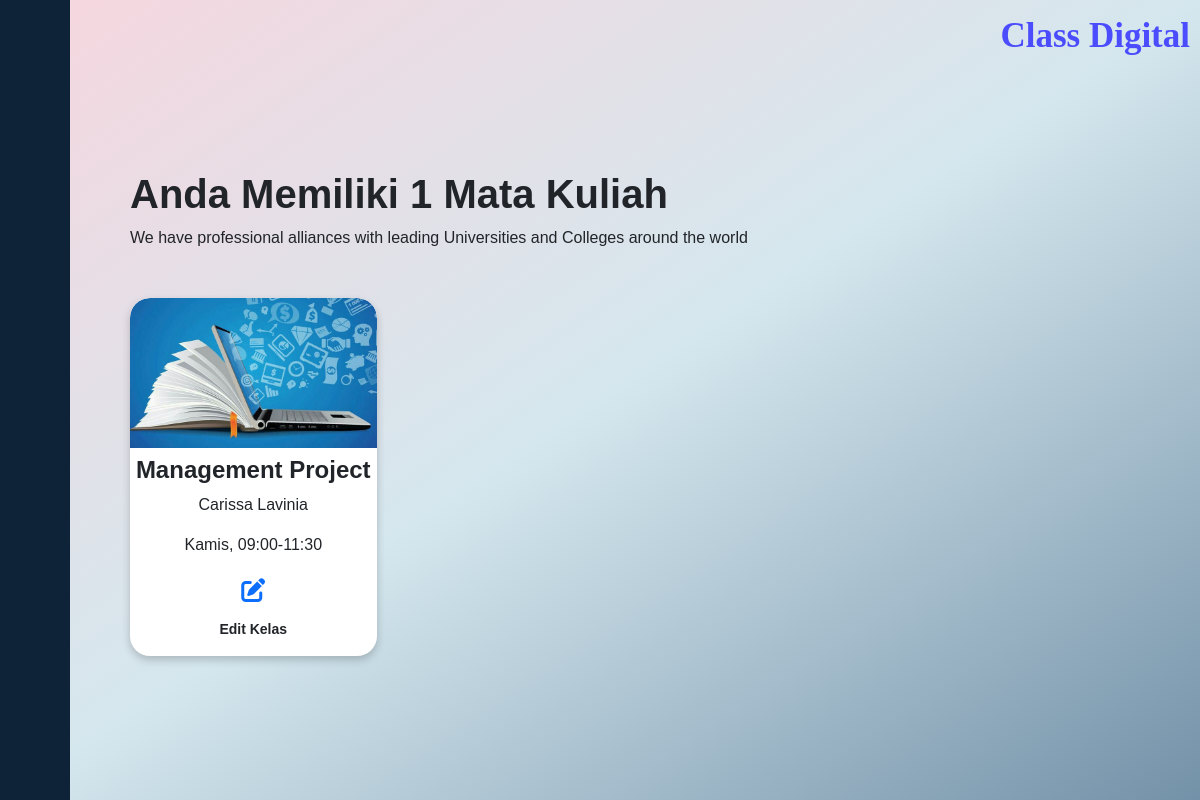
Page /cd_app/dashboard/ (signed in) on the committed database.
### cd_app/models.py (models this page shows, shortened)
class Course(models.Model):
    name = models.CharField(max_length=200)
    schedule = models.CharField(max_length=100)
    url = models.URLField()
    video_url = models.URLField(blank=True, null=True, help_text="URL video pembelajaran (contoh: YouTube)")
    pdf_material = models.FileField(upload_to='materials/', blank=True, null=True, help_text="Unggah materi dalam format PDF")
    announcement = models.TextField(blank=True, null=True)
    teacher = models.ForeignKey(
        UserProfileInfo,
        on_delete=models.SET_NULL,
        null=True,
        blank=True,
        related_name='teaching_courses',
        limit_choices_to={'role': 'teacher'},  # Hanya user dengan role 'teacher'
    )

class UserProfileInfo(models.Model):
    user = models.OneToOneField(User, on_delete=models.CASCADE, related_name='profile')
    image = models.ImageField(upload_to='profile_pics', blank=True)
    name = models.CharField(max_length=255, blank=True)
    email = models.EmailField(max_length=255, blank=True)
    phone = models.CharField(max_length=15, blank=True)
    about = models.TextField(blank=True)
    ROLE_CHOICES = [
        ('student', 'Student'),
        ('teacher', 'Teacher'),
    ]
    role = models.CharField(max_length=10, choices=ROLE_CHOICES, default='student')
    courses = models.ManyToManyField('Course', related_name='enrolled_users', blank=True)

### cd_app/views.py (the view)
# urls.py: path('dashboard/', views.dashboard, name='dashboard'),
@login_required
def dashboard(request):
    if request.user.profile.role == 'student':
        courses = request.user.profile.courses.all()  # Mata kuliah yang diambil oleh student
    else:
        courses = Course.objects.filter(teacher=request.user.profile)
    return render(request, 'cd_app/dashboard.html', {'courses': courses})

### templates/cd_app/dashboard.html (shortened to what this page needs)
{% extends "cd_app/main.html" %}
{% load static %}
{% block body_block %}
<div class="container-class">
  <div class="title-wrap-class">
    <h1 style="font-weight: bold;">Anda Memiliki {{ courses|length }} Mata Kuliah</h1>
  </div>
  <div class="des-class">
    <p>
      We have professional alliances with leading Universities and Colleges around the world
    </p>
  </div>
  <div class="wrap-card-class">
      <div class="row">
        {% for course in courses %}
        <div class="col-lg-3 mb-4 col-md-6">
          <div class="card-class">
            <div class="image-card-class" style="background-image: url('{% static 'img/bg-image-class.jpg' %}');"></div>
            <div class="wrap-fill-card">
              <div class="title-card-class mt-2">
                <h4 style="font-weight: bold;">{{ course.name }}</h4>
              </div>
              <div class="des-card-class">
                <p>{{ course.teacher.name }}</p>
              </div>
              <div class="time-card-class">
                <p>{{ course.schedule }}</p>
              </div>
              {% if request.user.profile.role == 'teacher' %}
              <div class="open-card-class">
                <div class="icon">
                  <a href="{% url 'cd_app:forum' course.id %}"><i class="fa-solid fa-edit"></i></a>
                </div>
                <div class="class">
                  <p>Edit Kelas</p>
                </div>
              </div>
              {% endif %}
            </div>
          </div>
        </div>
        {% endfor %}
      </div>
  </div>
</div>
{% endblock %}

### static/css/style.css (style rules this page uses)
* { margin: 0; padding: 0; box-sizing: border-box; font-family: 'Arial', sans-serif; }
body { background: linear-gradient(to bottom right, #f7d6de, #d5e7ee, #7391a8); min-height: 100vh; display: flex; flex-direction: column; scroll-behavior: smooth; }
a { text-decoration: none; }
.container-class { margin-top: 50px; width: 100%; }
.title-wrap-class h1 { font-weight: 600; }
.image-card-class { border-radius: 20px 20px 0 0; height: 150px; background-repeat: no-repeat; background-size: cover; background-position: center; }
.card-class { box-shadow: 0 4px 8px rgba(0, 0, 0, 0.2); border-radius: 20px; overflow: hidden; text-align: center; background: white; }
.wrap-card-class { margin-top: 3rem; }
.open-card-class .icon { font-size: 24px; color: #6c63ff; }
.open-card-class .class { margin-top: 10px; font-size: 14px; font-weight: bold; }

### rows in the picture
Course: name "Management Project", teacher.name "Carissa Lavinia", schedule "Kamis, 09:00-11:30"

### other values in the picture
{{ courses|length }} "1"
